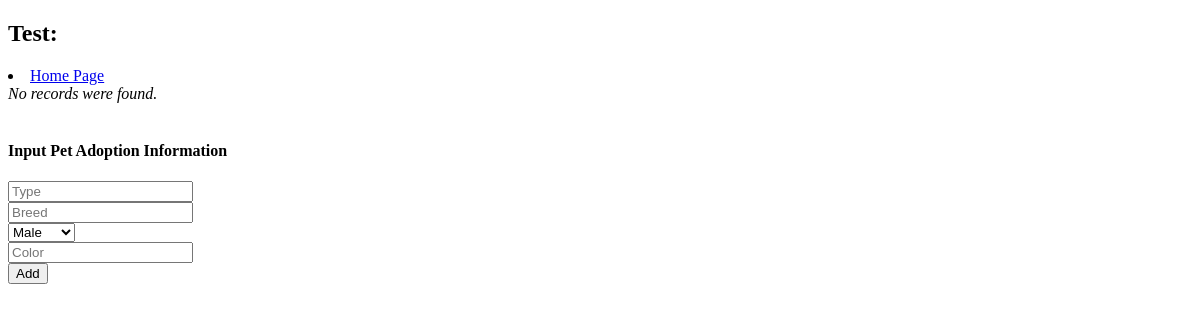
Page /Adoption.php (signed in) on the earlier database version.
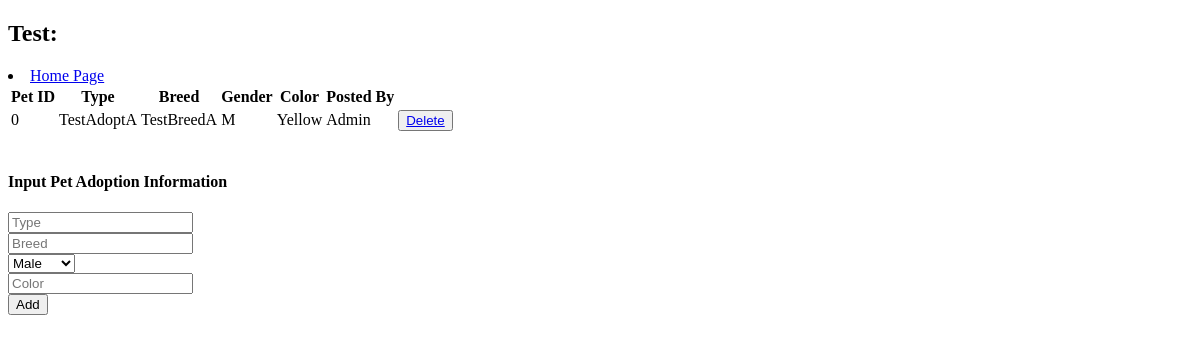
Same page on the later database version.
### tables this page shows
CREATE TABLE `adopt_pets` (
  `Adopt_Pets_id` int(11) NOT NULL,
  `Type` varchar(25) NOT NULL,
  `Breed` varchar(25) NOT NULL,
  `Gender` char(1) NOT NULL,
  `Color` varchar(25) NOT NULL,
  `Roles_Adopt_Pets` varchar(25) NOT NULL
);

### Adoption.php (the view, shortened to what this page needs)
<!DOCTYPE html>
<html lang="en">
<head>
</head>
<body>
	<h2>Test:</h2>
	<li><a href="Home.php">Home Page</a></li>
	<?php
	require_once 'Config.php';
	$sql = "SELECT * FROM adopt_pets";
	if($result = $mysqli->query($sql)){
		if($result->num_rows < 1){
			echo '<div class="alert alert-danger"><em>No records were found.</em></div>';
		} else {
			echo '<table>';
                echo "<thead>";
                  echo "<tr>";
                    echo '<th>Pet ID</th>';
                    echo "<th>Type</th>";
                    echo "<th>Breed</th>";
                    echo "<th>Gender</th>";
                    echo "<th>Color</th>";
                    echo "<th>Posted By</th>";
                  echo "</tr>";
                echo "</thead>";
				echo "<tbody>";
					while($row = $result -> fetch_array()){
						echo "<tr>";
							echo "<td>". $row['Adopt_Pets_id']. "</td>";
							echo "<td>". $row['Type']. "</td>";
							echo "<td>". $row['Breed']. "</td>";
							echo "<td>". $row['Gender']. "</td>";
							echo "<td>". $row['Color']. "</td>";
							echo "<td>". $row['Roles_Adopt_Pets']. "</td>";
						if (isset($_SESSION['Admin'])){
							echo "<td><button class='delete'><a href='deleteAdopt.php?deleteid=".$row['Adopt_Pets_id']."'>Delete</a></button></td>";
						}
						echo "</tr>";
					}
				echo "</tbody>";
			echo "</table>";
		}
	} else {
		echo "Oops! Something went wrong. Please try again later.";
	}
	?>
	<?php
	if (isset($_SESSION['Admin'])){?>
	<div class="form-container" id="form-container-2">
		<form action="adminAddAdoptPet.php" method="post">
			<h4>Input Pet Adoption Information</h4>
			<input type="text" placeholder="Type" name="Type" required></br>
			<input type="text" placeholder="Breed" name="Breed" required></br>
			<select placeholder="Gender" name="Gender" required>
				<option value="M">Male</option>
			</select></br>
			<input type="text" placeholder="Color" name="Color" required></br>
			<input type="submit" name="submit" value="Add" class="form-btn"></br>
		</form>
	</div>
	<?php
	} else {
	}?>
</body>

Differences in the rows shown:
added adopt_pets: Adopt_Pets_id "0", Type "TestAdoptA", Breed "TestBreedA", Gender "M", Color "Yellow", Roles_Adopt_Pets "Admin"
Other differences:
text no longer shown: "No records were found."
text now shown: "Pet ID Type Breed Gender Color Posted By"
